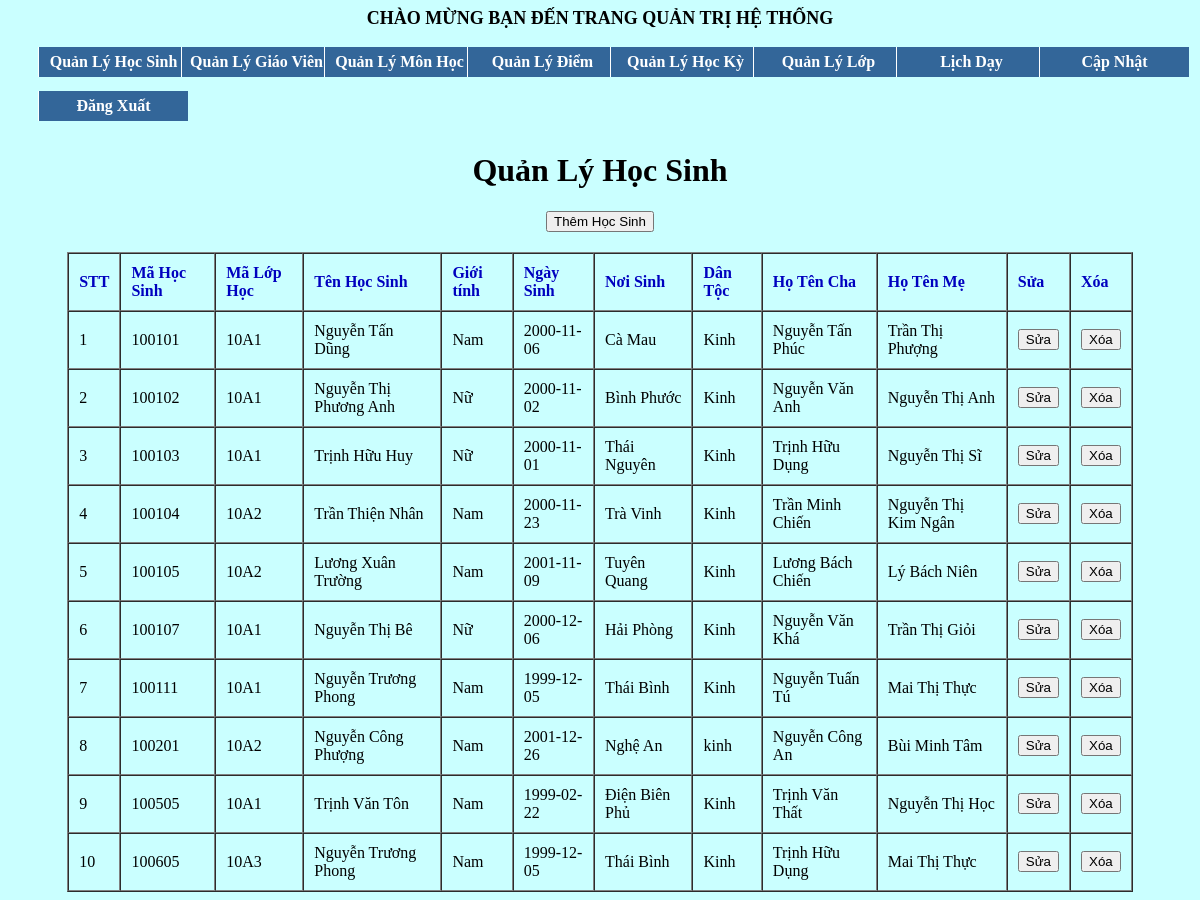
Page /admin/index.php?mod=hs (signed in) on the committed database.
### tables this page shows
CREATE TABLE `hocsinh` (
  `MaHS` int(6) NOT NULL,
  `MaLopHoc` varchar(10) NOT NULL,
  `TenHS` varchar(50) NOT NULL,
  `GioiTinh` varchar(5) NOT NULL,
  `NgaySinh` date NOT NULL,
  `noisinh` varchar(50) NOT NULL,
  `dantoc` varchar(10) NOT NULL,
  `hotencha` varchar(50) NOT NULL,
  `hotenme` varchar(50) NOT NULL,
  `passwordhs` varchar(50) NOT NULL
);

### classes/hocsinh.class.php (called while the page is built, shortened)
<?php
class hocsinh extends DB
{
    function allhs()
    {
        $con=$this->connect();
        $sql="select * from hocsinh";
        $query=mysqli_query($con,$sql);
        $result=array();
        if($query)
        {
            while ($row=mysqli_fetch_assoc($query))
            {
                $result[]=$row;
            }
        }
        return $result;
    }
}

### admin/hocsinh/xem_hs.php (the view, shortened to what this page needs)
<?php
require "../classes/hocsinh.class.php";
$con = new hocsinh();
$hocsinh = $con->allhs();
?>
<H1 align="center" style="font-family: Tahoma">Quản Lý Học Sinh</H1>
<h2 align="center"><a href="hocsinh/add_hs.php"><button type='button'>Thêm Học Sinh</button> </a></h2>
<table align='center' width='90%' border='1' cellspacing="0" cellpadding="10">
	<tr style="font-family: Tahoma;color: #0000bf;font-weight: bold">
		<td>STT</td>
		<td>Mã Học Sinh</td>
		<td>Mã Lớp Học</td>
		<td>Tên Học Sinh</td>
		<td>Giới tính</td>
		<td>Ngày Sinh</td>
		<td>Nơi Sinh</td>
		<td>Dân Tộc</td>
		<td>Họ Tên Cha</td>
		<td>Họ Tên Mẹ</td>
		<td>Sửa</td>
		<td>Xóa</td>
	</tr>
	<?php
	$stt = 0;
	foreach ($hocsinh as $row) {
		$stt++;
		echo "<tr>";
		echo "<td>$stt</td>";
		echo "<td>$row[MaHS]</td>";
		echo "<td>$row[MaLopHoc]</td>";
		echo "<td>$row[TenHS]</td>";
		echo "<td>$row[GioiTinh]</td>";
		echo "<td>$row[NgaySinh]</td>";
		echo "<td>$row[noisinh]</td>";
		echo "<td>$row[dantoc]</td>";
		echo "<td>$row[hotencha]</td>";
		echo "<td>$row[hotenme]</td>";
		echo "<td><a href='hocsinh/sua_hs.php?cmahs=$row[MaHS]'><button type='button'>Sửa</button></a></td>";
		echo "<td><a href='hocsinh/xoa_hs.php?cmahs=$row[MaHS]' onclick='return XacNhan();'><button type='button'>Xóa</button></a></td>";
		echo "</tr>";
	}
	?>

### admin/index.php (shortened to what this page needs)
<div class="banner">
    <body bgcolor="#CAFFFF">
        <link rel="stylesheet" type="text/css" href="style.css">
        <div id="menu">
            <p style="font-family:Tahoma;font-weight: bold;text-align: center;font-size: large">CHÀO MỪNG BẠN ĐẾN TRANG QUẢN TRỊ HỆ THỐNG</p>
            <ul>
                <li><a href="index.php?mod=hs">Quản Lý Học Sinh</a></li>
                <li><a href="index.php?mod=gv">Quản Lý Giáo Viên</a></li>
                <li><a href="index.php?mod=mh">Quản Lý Môn Học</a></li>
                <li><a href="index.php?mod=diem">Quản Lý Điểm</a></li>
                <li><a href="index.php?mod=hk">Quản Lý Học Kỳ</a></li>
                <li><a href="index.php?mod=lop">Quản Lý Lớp</a></li>
                <li><a href="index.php?mod=day">Lịch Dạy</a></li>
                <li><a href="index.php?mod=capnhat">Cập Nhật</a></li>
                <li><a href="index.php?mod=dangxuat">Đăng Xuất</a></li>
            </ul>
        </div>
        <div class="right">
            <?php include "mod.php"; ?>
        </div>

### admin/mod.php (shortened to what this page needs)
<?php
$mod = isset($_GET["mod"])?$_GET["mod"]:"";
if($mod=="hs")
{
    include ROOT . "/hocsinh/xem_hs.php";
}
?>

### admin/index.php (style rules this page uses)
#menu ul { margin-left: -5px; }
#menu ul li { color: #f1f1f1; display: inline-block; width: 144px; height: 40px; line-height: 40px; margin-left: -5px; text-align: center; font-weight: bold; }
#menu ul a { text-decoration: none; width: 149px; float: left; background: #336699; color: #FFFFFF; text-align: center; line-height: 30px; font-weight: bold; border-left: 1px solid #FFFFFF; }

### rows in the picture
hocsinh: MaHS "100101", MaLopHoc "10A1", TenHS "Nguyễn Tấn Dũng", GioiTinh "Nam", NgaySinh "2000-11-06", noisinh "Cà Mau", dantoc "Kinh", hotencha "Nguyễn Tấn Phúc", hotenme "Trần Thị Phượng"
hocsinh: MaHS "100102", MaLopHoc "10A1", TenHS "Nguyễn Thị Phương Anh", GioiTinh "Nữ", NgaySinh "2000-11-02", noisinh "Bình Phước", dantoc "Kinh", hotencha "Nguyễn Văn Anh", hotenme "Nguyễn Thị Anh"
hocsinh: MaHS "100103", MaLopHoc "10A1", TenHS "Trịnh Hữu Huy", GioiTinh "Nữ", NgaySinh "2000-11-01", noisinh "Thái Nguyên", dantoc "Kinh", hotencha "Trịnh Hữu Dụng", hotenme "Nguyễn Thị Sĩ"
hocsinh: MaHS "100104", MaLopHoc "10A2", TenHS "Trần Thiện Nhân", GioiTinh "Nam", NgaySinh "2000-11-23", noisinh "Trà Vinh", dantoc "Kinh", hotencha "Trần Minh Chiến", hotenme "Nguyễn Thị Kim Ngân"
hocsinh: MaHS "100105", MaLopHoc "10A2", TenHS "Lương Xuân Trường", GioiTinh "Nam", NgaySinh "2001-11-09", noisinh "Tuyên Quang", dantoc "Kinh", hotencha "Lương Bách Chiến", hotenme "Lý Bách Niên"
hocsinh: MaHS "100107", MaLopHoc "10A1", TenHS "Nguyễn Thị Bê", GioiTinh "Nữ", NgaySinh "2000-12-06", noisinh "Hải Phòng", dantoc "Kinh", hotencha "Nguyễn Văn Khá", hotenme "Trần Thị Giỏi"
hocsinh: MaHS "100111", MaLopHoc "10A1", TenHS "Nguyễn Trương Phong", GioiTinh "Nam", NgaySinh "1999-12-05", noisinh "Thái Bình", dantoc "Kinh", hotencha "Nguyễn Tuấn Tú", hotenme "Mai Thị Thực"
hocsinh: MaHS "100201", MaLopHoc "10A2", TenHS "Nguyễn Công Phượng", GioiTinh "Nam", NgaySinh "2001-12-26", noisinh "Nghệ An", dantoc "kinh", hotencha "Nguyễn Công An", hotenme "Bùi Minh Tâm"
hocsinh: MaHS "100505", MaLopHoc "10A1", TenHS "Trịnh Văn Tôn", GioiTinh "Nam", NgaySinh "1999-02-22", noisinh "Điện Biên Phủ", dantoc "Kinh", hotencha "Trịnh Văn Thất", hotenme "Nguyễn Thị Học"
hocsinh: MaHS "100605", MaLopHoc "10A3", TenHS "Nguyễn Trương Phong", GioiTinh "Nam", NgaySinh "1999-12-05", noisinh "Thái Bình", dantoc "Kinh", hotencha "Trịnh Hữu Dụng", hotenme "Mai Thị Thực"
